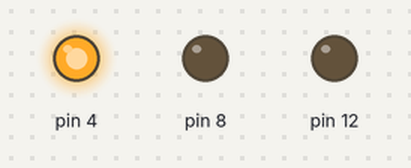
Bench run of a sketch on a simulated Arduino Uno, built with avr-gcc and run on an emulated ATmega328P. Shown: output pins drawn as LEDs (lit = HIGH).

Above: at 0.1 s.
At 2.1 s:
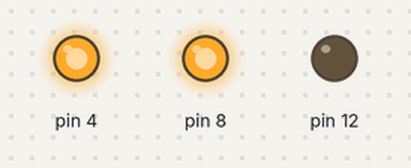
At 4.1 s:
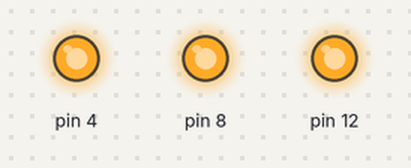
Timing chart, 0 to 5.6 s (numbered marks = the images above):
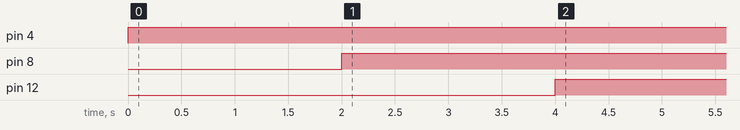

Measured:
- by itself, pin 4: LOW → HIGH at 0.00 s
- by itself, pin 8: LOW → HIGH at 2.0 s
- by itself, pin 12: LOW → HIGH at 4.0 s

The sketch:

blink_differnt_color_LEDs.ino
```cpp
void setup() {
  pinMode(4,OUTPUT);
  pinMode(8,OUTPUT);
  pinMode(12,OUTPUT);
}

void loop() {
  digitalWrite(4,HIGH);
  delay(1000);
  digitalWrite(4,HIGH);
  delay(1000);
  digitalWrite(8,HIGH);
  delay(1000);
  digitalWrite(8,HIGH);
  delay(1000);
  digitalWrite(12,HIGH);
  delay(1000);
  digitalWrite(12,HIGH);
  delay(1000);
}
```
